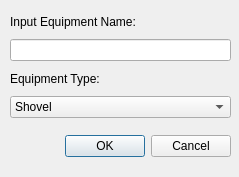
<?xml version="1.0" encoding="UTF-8"?>
<ui version="4.0">
 <class>Dialog</class>
 <widget class="QDialog" name="Dialog">
  <property name="geometry">
   <rect>
    <x>0</x>
    <y>0</y>
    <width>239</width>
    <height>177</height>
   </rect>
  </property>
  <property name="windowTitle">
   <string>New Equipment</string>
  </property>
  <widget class="QDialogButtonBox" name="buttonBox">
   <property name="geometry">
    <rect>
     <x>40</x>
     <y>130</y>
     <width>191</width>
     <height>32</height>
    </rect>
   </property>
   <property name="orientation">
    <enum>Qt::Horizontal</enum>
   </property>
   <property name="standardButtons">
    <set>QDialogButtonBox::Cancel|QDialogButtonBox::Ok</set>
   </property>
  </widget>
  <widget class="QWidget" name="verticalLayoutWidget">
   <property name="geometry">
    <rect>
     <x>10</x>
     <y>10</y>
     <width>221</width>
     <height>108</height>
    </rect>
   </property>
   <layout class="QVBoxLayout" name="verticalLayout">
    <item>
     <widget class="QLabel" name="label">
      <property name="text">
       <string>Input Equipment Name:</string>
      </property>
     </widget>
    </item>
    <item>
     <widget class="QLineEdit" name="eqName_lineedit">
      <property name="text">
       <string/>
      </property>
      <property name="cursorMoveStyle">
       <enum>Qt::LogicalMoveStyle</enum>
      </property>
     </widget>
    </item>
    <item>
     <widget class="QLabel" name="label_2">
      <property name="text">
       <string>Equipment Type:</string>
      </property>
     </widget>
    </item>
    <item>
     <widget class="QComboBox" name="eqtype_combobox">
      <item>
       <property name="text">
        <string>Shovel</string>
       </property>
      </item>
      <item>
       <property name="text">
        <string>Truck</string>
       </property>
      </item>
     </widget>
    </item>
   </layout>
  </widget>
 </widget>
 <resources/>
 <connections>
  <connection>
   <sender>buttonBox</sender>
   <signal>accepted()</signal>
   <receiver>Dialog</receiver>
   <slot>accept()</slot>
   <hints>
    <hint type="sourcelabel">
     <x>248</x>
     <y>254</y>
    </hint>
    <hint type="destinationlabel">
     <x>157</x>
     <y>274</y>
    </hint>
   </hints>
  </connection>
  <connection>
   <sender>buttonBox</sender>
   <signal>rejected()</signal>
   <receiver>Dialog</receiver>
   <slot>reject()</slot>
   <hints>
    <hint type="sourcelabel">
     <x>316</x>
     <y>260</y>
    </hint>
    <hint type="destinationlabel">
     <x>286</x>
     <y>274</y>
    </hint>
   </hints>
  </connection>
 </connections>
</ui>
